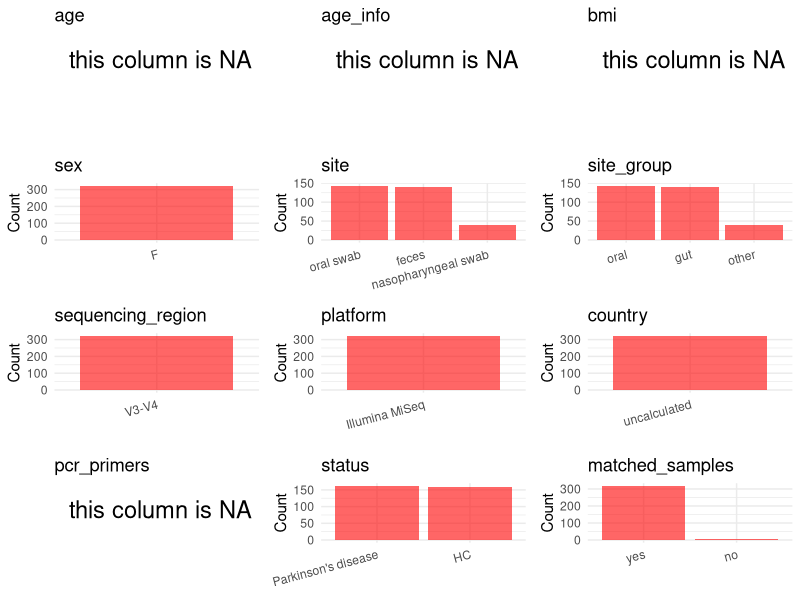

Reproduce this figure in R. (Note: this script raises an error after producing the figure.)
## ---- chunk 1
# Load libraries
library(dplyr)
library(ggplot2)
library(cowplot)

# (1) Setting working directory
# EDIT HERE: change project_id for each study
project_id <- "PRJNA742875"

base_dir <- "/beegfs/huangxiaochang/global_oral/global-oral-microbiome/data/projects/"
setwd(file.path(base_dir, project_id))

# (2) Loading raw SRA metadata file
sra_file <- "SraRunTable.csv"
initial_meta <- read.csv("SraRunTable.csv", header = TRUE)

# (3) OPTIONAL: If extra metadata (e.g., Table.x or supplemental materials) are available from the article, you may need to merge the file with initial_meta manually. Below is example code for merging. Depending on the specific case of each study, you can customize the code as needed.
# supp_table <- read.csv("supplemental_table.csv", header = TRUE)
# initial_meta <- left_join(initial_meta, supp_table, by = merge_col_name)
## ---- chunk 2
# (1) Read the article in the following order: abstract, the beginning of the results section, and the methods. Understand the sample size, experimental design, and disease group overview. Clarify the sampling sites; for oral and gut samples, specify the exact sites like supragingival plaque, tongue, etc.

# (2) IMPORTANT: MUST go through each column of initial_meta
# head(initial_meta, 10)

# IMPORTANT: Check the unique values in the column of interest or query column.
# lapply(initial_meta[c('body_habitat', 'body_product', 'body_site')], table) # site
# table(initial_meta$host_subject_id) # subject id
# table(initial_meta$platform..exp.) # output is Illumina
# table(initial_meta$target_subfragment..exp.)
## ---- chunk 3
# (1) EDIT HERE: Parameter setup
# NOTE: This project has no lab control samples (blanks/positives) or non-human samples. Leave keywords empty to skip filtering.
control_column <- NA   # column name in initial_meta
# unique(initial_meta[[control_column]])  # uncomment to explore
control_keywords <- c()     # Enter exact keywords

species_column <- NA          # column name in initial_meta
# unique(initial_meta[[species_column]])  # uncomment to explore
non_human_keywords <- c()            # Enter exact keywords


# (2) Remove controls and non-human samples. DO NOT need to modify code in this part, just run it.
n_samples <- nrow(initial_meta)
# Control evaluation
if (length(control_keywords) > 0) {
  if (is.null(control_column) || control_column == "") {
    stop("Error: control_keywords provided but control_column is missing.")
  }

  if (!(control_column %in% colnames(initial_meta))) {
    stop(sprintf("Error: Column '%s' not found in initial_meta.", control_column))
  }

  control_pattern <- paste(control_keywords, collapse = "|")
  control_text <- initial_meta[[control_column]]
  is_control <- grepl(control_pattern, control_text)

} else {
  is_control <- rep(FALSE, n_samples)
}

# Non-human evaluation
if (length(non_human_keywords) > 0) {
  if (is.null(species_column) || species_column == "") {
    stop("Error: non_human_keywords provided but species_column is missing.")
  }

  if (!(species_column %in% colnames(initial_meta))) {
    stop(sprintf("Error: Column '%s' not found in initial_meta.", control_column))
  }

  non_human_pattern <- paste(non_human_keywords, collapse = "|")
  species_text <- initial_meta[[species_column]]
  is_non_human <- grepl(non_human_pattern, species_text)
} else {
  is_non_human <- rep(FALSE, n_samples)
}

# Execute removal
samples_to_remove <- is_control | is_non_human
initial_meta <- initial_meta[!samples_to_remove, ]

cat("Initial samples counts:",n_samples,"\n")
cat("Removed control samples:", sum(is_control), "\n")
cat("Removed non-human samples:", sum(is_non_human), "\n")
cat("Total samples removed ", sum(samples_to_remove), "\n")
cat("Remaining samples after Step 2:", nrow(initial_meta), "\n")
## ---- chunk 4
# Extract columns from initial_meta as follows:
# (1) No modification needed → extract directly.
# (2) Modification needed → create a column start with 'raw_' and mark the target column as "pending".
# (3) Need to find or determine based on the article.

metadata <- data.frame(
  bioproject = initial_meta$BioProject,
  sample_id = initial_meta$Run,
  subject_id = initial_meta$patient.control_label,
  age = NA,
  age_info = NA,
  bmi = NA,
  raw_sex = "F",
  sex = "pending",
  sequencing_region = "V3-V4",
  platform = initial_meta$Instrument,
  country = initial_meta$geo_loc_name_country,
  raw_site = initial_meta$env_medium,
  site = "pending",
  site_group = "pending",
  public_time = initial_meta$ReleaseDate,
  raw_status = initial_meta$patient.control_label,
  pcr_primers = NA,
  title = NA,
  disease_study = NA,
  status = "pending",
  matched_samples = "pending",
  is_time_series = "no",
  stringsAsFactors = FALSE
)

metadata$public_time <- as.Date(metadata$public_time)
## ---- chunk 5
# (1) Handle the columns with the `raw_` prefix.
# IMPORTANT: Add comments if the modification is not straightforward!!

# All subjects are female
metadata$sex <- "F"

# Remap status from patient.control_label
metadata$status <- case_when(
  grepl("Control", metadata$raw_status) ~ "HC",
  grepl("Patient", metadata$raw_status) ~ "Parkinson's disease",
  TRUE ~ NA_character_
)

# Assign site from raw_site, lowercased
metadata$site <- tolower(metadata$raw_site)

# Add publication information
metadata$title <- "Oral and gut dysbiosis leads to functional alterations in Parkinson's disease"
metadata$disease_study <- "yes"

# Keep subjects who have oral swab samples (all their sample types retained)
keep_subjects <- metadata$subject_id[metadata$raw_site == "oral swab"]
metadata <- metadata[metadata$subject_id %in% keep_subjects, ]

## ---- chunk 6
# (2) Filling the 'site_group' and 'matched_samples' columns
# editing site_group
unique(metadata$site)
# EDIT HERE: add oral sites
Oral_site = c("saliva", "mouth", "tongue coating", "supragingival plaque", "subgingival plaque", "oral swab", "denture", "tooth", "abscess pus", "adjacent periodontal pocket", "patient healthy crevice", "healthy control crevice", "gingival crevicular fluid", "subgingival plaque")
# EDIT HERE: add gut sites
Gut_site = c("feces", "stool")
# just run
metadata <- metadata %>%
  mutate(site_group = case_when(
    site %in% Oral_site ~ "oral",
    site %in% Gut_site ~ "gut",
    TRUE ~ "other"
  ))

# editing matched_samples, just run.
metadata$matched_samples <- ifelse(
  ave(metadata$subject_id, metadata$subject_id, FUN = length) > 1,
  "yes",
  "no"
)
## ---- chunk 7
# (3) check if there is pending value in metadata. If there is pending value, go on modify the metadata.
# Function to check if a column contains "pending"
has_pending <- function(col) {
  if (is.character(col) || is.factor(col)) {
    any(col == "pending", na.rm = TRUE)
  } else {
    FALSE
  }
}

# Check for any pending value
any_pending_value <- any(sapply(metadata, has_pending))

if (!any_pending_value) {
  message("Good! No cell contains the value 'pending'.")
} else {
  pending_cols <- names(metadata)[sapply(metadata, has_pending)]
  message("Columns containing 'pending': ", paste(pending_cols, collapse = ", "))
  message("Please continue to resolve these pending columns!")
}
## ---- chunk 8
# Select columns for visualization, just run
plot_data <- metadata %>%
  select(-bioproject, -sample_id, -subject_id, -title)

create_simple_plots <- function(data) {
  plots <- list()
  continuous_vars <- c("age", "bmi")

  for (col in colnames(data)) {
    if (all(is.na(data[[col]]))) {
      p <- ggplot() +
        annotate("text", x = 0.5, y = 0.5, label = "this column is NA", size = 6) +
        labs(title = col) +
        theme_void()
    } else if (col %in% continuous_vars && is.numeric(data[[col]])) {
      p <- ggplot(data, aes(x = .data[[col]])) +
        geom_histogram(fill = "blue", alpha = 0.6, bins = 20, na.rm = TRUE) +
        labs(title = col, x = col, y = "Count") +
        theme_minimal()
    } else {
      count_data <- as.data.frame(table(data[[col]], useNA = "ifany"))
      p <- ggplot(count_data, aes(x = reorder(Var1, -Freq), y = Freq)) +
        geom_col(fill = "red", alpha = 0.6) +
        labs(title = col, x = NULL, y = "Count") +
        theme_minimal() +
        theme(axis.text.x = element_text(angle = 15, hjust = 1))
    }
    plots[[col]] <- p
  }

  return(plots)
}

# Generate and arrange plots
plots <- create_simple_plots(plot_data)
p <- plot_grid(plots$age,
               plots$age_info,
               plots$bmi,
               plots$sex,
               plots$site,
               plots$site_group,
               plots$sequencing_region,
               plots$platform,
               plots$country,
               plots$pcr_primers,
               plots$status,
               plots$matched_samples,
               ncol = 3, align = "hv", axis = "lb")
ggsave("Metadata_Summary.png", plot = p, width = 8, height = 6, dpi = 150)
## ---- chunk 9
# Insert Metadata_Summary.png into the current Rmd output
knitr::include_graphics("Metadata_Summary.png")
## ---- chunk 10
# Reorder the data frame
fixed_cols <- c("bioproject", "sample_id", "subject_id", "age", "age_info",
                "bmi", "sex", "platform", "sequencing_region", "pcr_primers",
                "country", "site", "site_group", "disease_study", "status",
                "title", "public_time", "matched_samples", "is_time_series")
metadata <- metadata %>%
  select(all_of(fixed_cols), everything())

# save metadata
# head(metadata)
write.csv(metadata, file = "metadata_v2.csv", quote = TRUE, row.names = FALSE)
